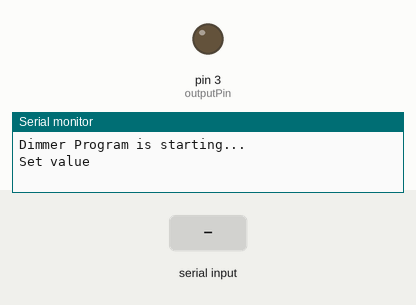
The sketch below on a simulated Arduino Uno, built with avr-gcc and run on an emulated ATmega328P. Shown: output pins drawn as LEDs (lit = HIGH), the last lines printed to the serial monitor. The inputs (shaded band) are chosen by the test bench.

Above: at 1.2 s.
1.3 s: "90,45\n" received over Serial
At 2.8 s:
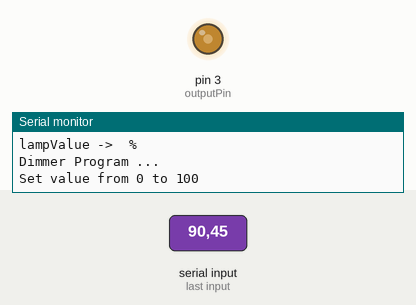
3.1 s: "5\n" received over Serial
At 4.2 s:
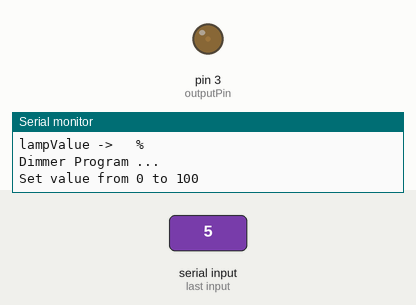
4.6 s: "30,150\n" received over Serial
At 6.1 s:
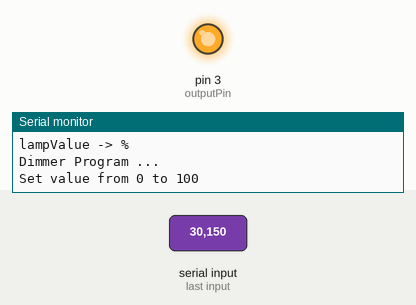
Timing chart, 0 to 7.6 s (numbered marks = the images above; inputs shaded):
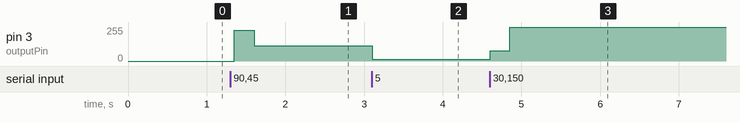

The sketch:

serialTest.ino
```cpp
#include <Dimmer.h> //

// #define USE_SERIAL  SerialUSB //Serial for boards whith USB serial port
#define USE_SERIAL Serial
#define outputPin 3 // pwm pin
#define zerocross 2
// dimmerLamp dimmer(outputPin, zerocross);
//dimmerLamp dimmer(outputPin); // initialase port for dimmer for MEGA, Leonardo, UNO, Arduino M0, Arduino Zero
Dimmer dimmer(3, DIMMER_COUNT);
int outVal = 0;

void setup()
{
    USE_SERIAL.begin(9600);
    dimmer.begin(); // dimmer initialisation: name.begin(MODE, STATE)
    USE_SERIAL.println("Dimmer Program is starting...");
    USE_SERIAL.println("Set value");
}

void printSpace(int val)
{
    if ((val / 100) == 0)
        USE_SERIAL.print(" ");
    if ((val / 10) == 0)
        USE_SERIAL.print(" ");
}

void loop()
{
    int preVal = outVal;

    if (USE_SERIAL.available())
    {
        int buf = USE_SERIAL.parseInt();
        if (buf != 0)
        {
            outVal = buf;
            if(outVal>100)outVal=100;
        }
        dimmer.set(outVal); // setPower(0-100%);
        delay(200);
    }

    if (preVal != outVal)
    {
        dimmer.set(outVal); // setPower(0-100%);
        USE_SERIAL.print("lampValue -> ");
        printSpace(outVal);
       // USE_SERIAL.print(dimmer.getPower());
        USE_SERIAL.println("%");
        USE_SERIAL.println("Dimmer Program ...");
        USE_SERIAL.println("Set value from 0 to 100");
    }
    delay(50);
}
```

Measured:
- after the input at 1.3 s, pin 3 (outputPin): 0/255 → 229/255 after 0.05 s, → 114/255 0.25 s later
- after the input at 3.1 s, pin 3 (outputPin): 114/255 → 12/255 at once
- after the input at 4.6 s, pin 3 (outputPin): 12/255 → 76/255 at once, → 255/255 0.25 s later
